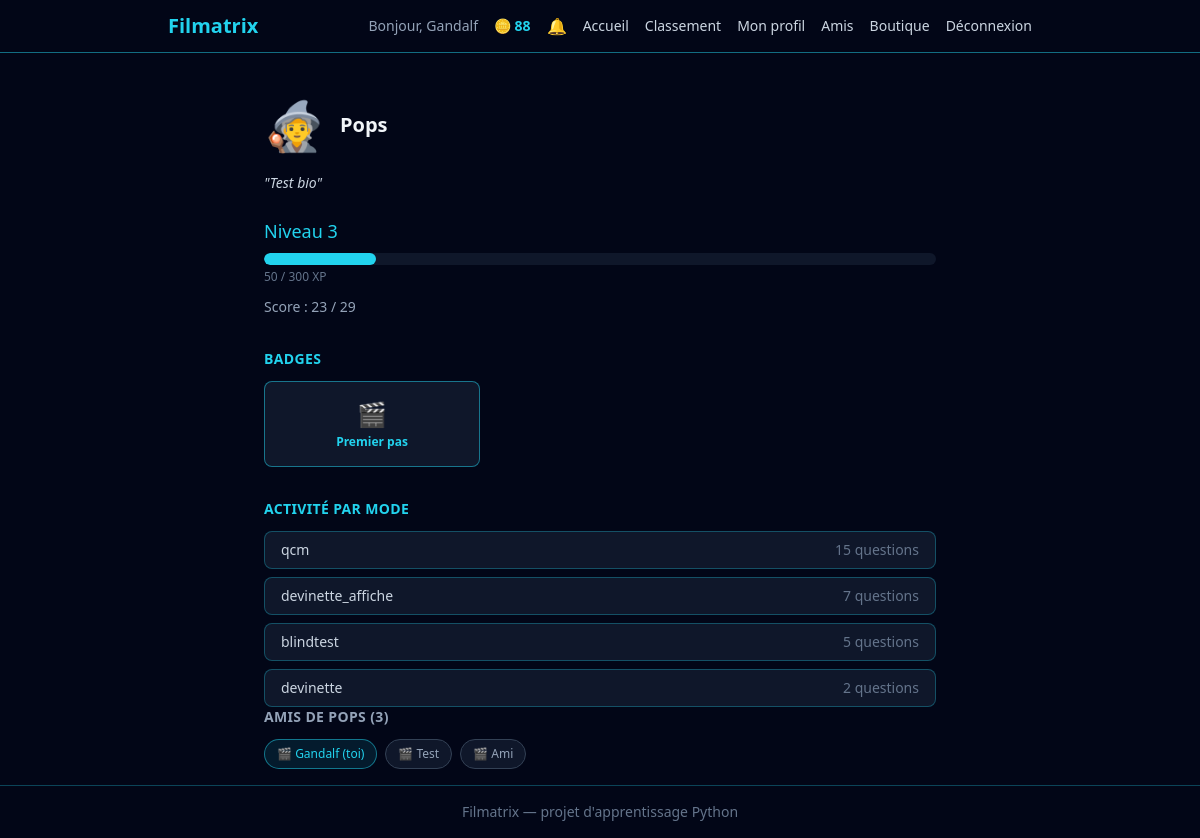
/joueur/5 (signed in), run on the app's committed database.
### src/models.py (models this page shows, shortened)
class User(db.Model, UserMixin):
    __tablename__ = "users"
    id = db.Column(db.Integer, primary_key=True)
    username = db.Column(db.String(50), unique=True, nullable=False)
    email = db.Column(db.String(120), unique=True, nullable=False)
    password_hash = db.Column(db.String(255), nullable=False)
    total_xp = db.Column(db.Integer, nullable=False, default=0)
    coins = db.Column(db.Integer, nullable=False, default=0)
    equipped_title = db.Column(db.String(50), nullable=True)
    is_admin = db.Column(db.Boolean, nullable=False, default=False)
    avatar = db.Column(db.String(10), nullable=True)
    bio = db.Column(db.String(280), nullable=True)

class Question(db.Model):
    __tablename__ = "questions"
    id = db.Column(db.Integer, primary_key=True)
    mode = db.Column(db.String(50), nullable=False)
    category = db.Column(db.String(50), nullable=False)
    difficulty = db.Column(db.String(20), nullable=False)
    prompt = db.Column(db.Text, nullable=False)
    payload = db.Column(db.JSON, nullable=False)
    correct_answer = db.Column(db.JSON, nullable=False)
    requires_account = db.Column(db.Boolean, nullable=False, default=False)

### app.py (the view)
    @app.route("/joueur/<int:user_id>")
    @login_required
    def public_profile(user_id: int) -> str:
        if user_id == current_user.id:
            return redirect(url_for("profile"))
        viewed_user = User.query.get_or_404(user_id)
        friendship = get_friendship_between(current_user.id, user_id)
        if friendship is None or friendship.status != "accepted":
            flash("Tu dois être ami avec ce joueur pour voir son profil.")
            return redirect(url_for("friends_list"))
        attempts = Attempt.query.filter_by(user_id=viewed_user.id).all()
        total_count = len(attempts)
        correct_count = sum(1 for attempt in attempts if attempt.is_correct)
        level_info = calculate_level(viewed_user.total_xp)
        attempts_by_mode = {}
        for attempt in attempts:
            mode = attempt.question.mode
            attempts_by_mode.setdefault(mode, 0)
            attempts_by_mode[mode] += 1
        earned_badge_codes = {badge.badge_code for badge in viewed_user.badges}
        all_badges = []
        for code, info in BADGES.items():
            all_badges.append(
                    {
                        "name": info["name"],
                        "icon": info["icon"],
                        "earned": code in earned_badge_codes,
                        }
                )
            viewed_user_friends = get_friends_list(viewed_user.id)
            current_user_friends = get_friends_list(current_user.id)
            current_user_friend_ids = {friend.id for friend in current_user_friends}
            mutual_friends = [
                    friend for friend in viewed_user_friends if friend.id in current_user_friend_ids
                ]
            return render_template(
                    "profil_public.html",
                    viewed_user=viewed_user,
                    total_count=total_count,
                    correct_count=correct_count,
                    level_info=level_info,
                    attempts_by_mode=attempts_by_mode,
                    all_badges=all_badges,
                    viewed_user_friends=viewed_user_friends,
                    mutual_friends=mutual_friends,
                )

### app.py (called while the page is built)
def calculate_level(total_xp: int) -> dict:
        level = 1
        xp_for_next_level = 100
        xp_already_spent = 0
        while total_xp - xp_already_spent >= xp_for_next_level:
            xp_already_spent += xp_for_next_level
            level += 1
            xp_for_next_level = 100 * level
        xp_in_current_level = total_xp - xp_already_spent
        return {
            "level": level,
            "xp_in_current_level": xp_in_current_level,
            "xp_for_next_level": xp_for_next_level,
            }

### src/friends.py (called while the page is built)
def get_friendship_between(user_a_id: int, user_b_id: int) -> Friendship | None:
    return Friendship.query.filter(
            db.or_(
                db.and_(
                    Friendship.requester_id == user_a_id,
                    Friendship.receiver_id == user_b_id,
                    ),
                db.and_(
                    Friendship.requester_id == user_b_id,
                    Friendship.receiver_id == user_a_id,
                    ),
                )
        ).first()

def get_friends_list(user_id: int) -> list:
    accepted = Friendship.query.filter(
            db.and_(
                Friendship.status == "accepted",
                db.or_(
                    Friendship.requester_id == user_id,
                    Friendship.receiver_id == user_id,
                    ),
                )
        ).all()
    friends = []
    for friendship in accepted:
        friend = friendship.receiver if friendship.requester_id == user_id else friendship.requester
        friends.append(friend)
    return friends

### src/notifications.py (called while the page is built)
def get_unread_count(user_id: int) -> int:
    return Notification.query.filter_by(user_id=user_id, is_read=False).count()

### templates/profil_public.html (shortened to what this page needs)
{% extends "base.html" %}
{% block content %}
<div class="max-w-2xl mx-auto mt-8">
    <div class="flex items-center gap-4 mb-6">
        <span class="text-5xl">{{ viewed_user.avatar or "🎬" }}</span>
        <div>
            <h2 class="text-xl font-bold">{{ viewed_user.username }}</h2>
        </div>
    </div>
    {% if viewed_user.bio %}
    <p class="text-slate-300 text-sm mb-6 italic">"{{ viewed_user.bio }}"</p>
    {% endif %}
    <div class="mb-8">
        <p class="text-cyan-400 text-lg mb-2">Niveau {{ level_info.level }}</p>
        <div class="w-full bg-slate-900 rounded-full h-3 overflow-hidden mb-1">
            <div class="bg-cyan-400 h-3 rounded-full"
                 style="width: {{ (level_info.xp_in_current_level / level_info.xp_for_next_level * 100) | round(1) }}%"></div>
        </div>
        <p class="text-xs text-slate-500">{{ level_info.xp_in_current_level }} / {{ level_info.xp_for_next_level }} XP</p>
        <p class="text-slate-400 text-sm mt-3">Score : {{ correct_count }} / {{ total_count }}</p>
    </div>
    <h3 class="text-sm font-bold text-cyan-400 uppercase tracking-wide mb-3">Badges</h3>
    <div class="grid grid-cols-2 sm:grid-cols-3 gap-3 mb-8">
        {% for badge in all_badges %}
        <div class="border rounded-lg px-3 py-4 text-center transition
                    {% if badge.earned %}
                        border-cyan-400/50 bg-slate-900
                    {% else %}
                        border-slate-800 bg-slate-900/50 opacity-40
                    {% endif %}">
            <p class="text-2xl mb-1">{{ badge.icon }}</p>
            <p class="text-xs font-bold {% if badge.earned %}text-cyan-400{% else %}text-slate-500{% endif %}">
                {{ badge.name }}
            </p>
        </div>
        {% endfor %}
    </div>
    <h3 class="text-sm font-bold text-cyan-400 uppercase tracking-wide mb-3">Activité par mode</h3>
    {% if attempts_by_mode %}
    <div class="flex flex-col gap-2">
        {% for mode, count in attempts_by_mode.items() %}
        <div class="flex items-center justify-between bg-slate-900 border border-cyan-400/30 rounded-lg px-4 py-2">
            <span class="text-sm text-slate-300">{{ mode }}</span>
            <span class="text-sm text-slate-500">{{ count }} question{{ "s" if count > 1 else "" }}</span>
        </div>
        {% endfor %}
    </div>
    {% else %}
    <p class="text-slate-500">Aucune partie jouée pour le moment.</p>
    {% endif %}
    <h3 class="text-sm font-bold text-slate-400 uppercase tracking-wide mb-3">
        Amis de {{ viewed_user.username }} ({{ viewed_user_friends | length }})
    </h3>
    {% if viewed_user_friends %}
    <div class="flex flex-wrap gap-2">
        {% for friend in viewed_user_friends %}
        {% if friend.id == current_user.id %}
            <span class="text-xs bg-cyan-400/10 border border-cyan-400/50 text-cyan-400 px-3 py-1.5 rounded-full">
                {{ friend.avatar or "🎬" }} {{ friend.username }} (toi)
            </span>
        {% else %}
            <a href="{{ url_for('public_profile', user_id=friend.id) }}"
               class="text-xs bg-slate-900 border border-slate-700 hover:border-cyan-400 text-slate-400 hover:text-cyan-400 px-3 py-1.5 rounded-full transition">
                {{ friend.avatar or "🎬" }} {{ friend.username }}
            </a>
        {% endif %}
        {% endfor %}
    </div>
    {% else %}
    <p class="text-slate-500 text-sm">Aucun ami pour le moment.</p>
    {% endif %}
</div>
{% endblock %}

### templates/base.html (shortened to what this page needs)
<!DOCTYPE html>
<html lang="fr">
<head>
    <link rel="stylesheet" href="{{ url_for('static', filename='css/output.css') }}">
</head>
<body class="bg-slate-950 text-slate-100 min-h-screen flex flex-col">
    <header class="border-b border-cyan-400/50">
    <nav class="max-w-4xl mx-auto px-4 py-3">
        <div class="flex items-center justify-between">
            <a href="{{ url_for('home') }}" class="text-xl font-bold text-cyan-400">
                Filmatrix
            </a>
            <div class="flex items-center gap-4">
                {% if current_user.is_authenticated %}
                    <span class="text-slate-400 text-sm">Bonjour, {{ current_user.username }}</span>
                    <span class="text-cyan-400 text-sm font-bold flex items-center gap-1">
                         🪙 {{ current_user.coins }}
                    </span>
                    <div class="relative">
                        <button id="notification-bell" class="relative text-slate-300 hover:text-cyan-400 transition" aria-label="Notifications">
                            🔔
                        </button>
                    </div>
                {% endif %}
                <div class="hidden md:flex items-center gap-4 text-sm">
                    <a href="{{ url_for('home') }}" class="text-slate-300 hover:text-cyan-400 transition">Accueil</a>
                    <a href="{{ url_for('leaderboard') }}" class="text-slate-300 hover:text-cyan-400 transition">Classement</a>
                    {% if current_user.is_authenticated %}
                        <a href="{{ url_for('profile') }}" class="text-slate-300 hover:text-cyan-400 transition">Mon profil</a>
                        <a href="{{ url_for('friends_list') }}" class="text-slate-300 hover:text-cyan-400 transition">Amis</a>
                        <a href="{{ url_for('shop') }}" class="text-slate-300 hover:text-cyan-400 transition">Boutique</a>
                        <a href="{{ url_for('logout') }}" class="text-slate-300 hover:text-cyan-400 transition">Déconnexion</a>
                    {% else %}
                        <a href="{{ url_for('login') }}" class="text-slate-300 hover:text-cyan-400 transition">Connexion</a>
                        <a href="{{ url_for('register') }}" class="bg-cyan-400 hover:bg-cyan-300 text-slate-950 font-bold px-3 py-1.5 rounded-lg transition">Inscription</a>
                    {% endif %}
                </div>
            </div>
        </div>
    </nav>
</header>
    <main class="flex-1 p-4">
        {% block content %}{% endblock %}
    </main>
    <footer class="border-t border-cyan-400/30 text-center text-slate-500 text-sm py-4">
        Filmatrix — projet d'apprentissage Python
    </footer>
</body>
</html>

### data on the page
User: username "Gandalf", coins "88", avatar "🎬"
User: avatar "🧙", username "Pops", bio "Test bio", username "POPS"
Question: mode "qcm", count "15", value "s"
Question: mode "devinette_affiche", count "7", value "s"
Question: mode "blindtest", count "5", value "s"
Question: mode "devinette", count "2", value "s"
User: avatar "🎬", username "Test"
User: avatar "🎬", username "Ami"

### other printed values
{{ level_info.level }} "3"
{{ level_info.xp_in_current_level }} "50"
{{ level_info.xp_for_next_level }} "300"
{{ correct_count }} "23"
{{ total_count }} "29"
{{ badge.icon }} "🎬"
{{ badge.name }} "Premier pas"
{{ viewed_user_friends | length }} "3"
